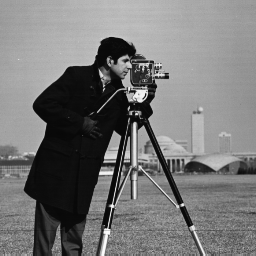
%> input picture Img_lib/cameraman.bmp, 256 x 256 px
$ octave Uniform_Quantizer.m   (GNU Octave 9; MATLAB toolbox functions it lacks are replaced by stand-ins)
%> lines starting %> are read from the running program, lines starting %| are printed output that depends on the picture
clc;
clear all;
close all;

orignal_img_1 = imread('D:\STUDY\DIP\img_lib\cameraman.bmp');
%> orignal_img_1 is the input picture: size 256x256 uint8; min 7, max 253, mean 118.7
subplot(2,2,1);
imshow('orignal_img_1');
%> (this line was passed over: imshow is not available in this run)
title('Actual Image');

orignal_img = double(orignal_img_1);

for p=5:7
Variable= 2^p;
Variable_1=256/(Variable);

tk(1)=0;
    for m=2:(Variable+1)
        tk(m)=tk(m-1)+Variable_1;
    end
    for m=1:(Variable)
        rk(m)=tk(m)+Variable_1/2;
    end

% Quantization process

    for m=1:256
        for n=1:256
            for k=1:Variable
                if (orignal_img(m,n) < tk(k+1) && orignal_img(m,n) >= tk(k))
                    UNI_img(m,n)=rk(k);
                end
            end
        end
    end

UNI_img1 = double(UNI_img);
y = orignal_img - UNI_img1;
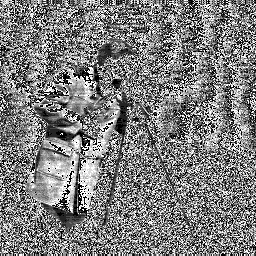
%> y: size 256x256 double; min -4, max 3, mean -0.522; drawn with min black and max white

MSE = sum(sum(power(y,2)))/(256^2);  %  standard equation for MSE
%> MSE = 5.48

PSNR = 10*log10((255^2)/MSE); %  standard equation for PSNR
%> PSNR = 40.74

UNI_img=uint8(UNI_img);
%> UNI_img: size 256x256 uint8

subplot(2,2,p-3);
imshow(uint8(UNI_img));
title([num2str(Variable),'level Quantized images']);
%> (the run ends here)
